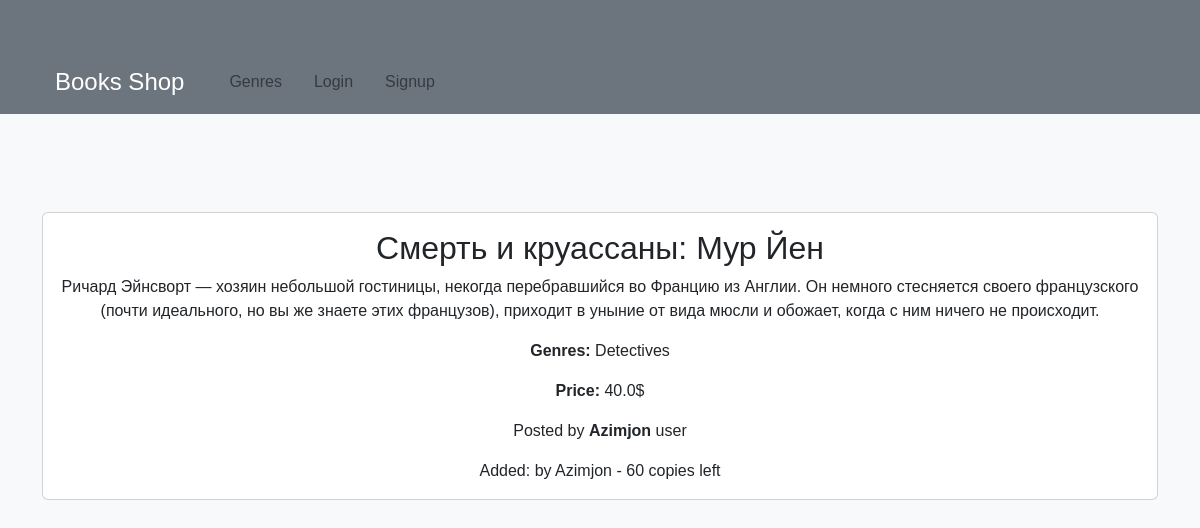
Screenshot of /products/2/ with the database file from the repository.
### products/models.py (models this page shows, shortened)
class Products(models.Model):
    user = models.ForeignKey(User, on_delete=models.CASCADE)
    name = models.CharField(max_length=255)
    author = models.CharField(max_length=255, blank=True, null=True)
    description = models.TextField()
    price = models.FloatField()
    categories = models.ForeignKey(Categories, on_delete=models.CASCADE, related_name='books')
    stock = models.IntegerField()
    data_created = models.DateTimeField(auto_now_add=True)
    class Meta:
        verbose_name_plural = "Books"
        verbose_name = "Book"

class Categories(models.Model):
    name = models.CharField(max_length=255)
    def __str__(self):
        return self.name
    class Meta:
        verbose_name_plural = "Genres"
        verbose_name = "Genre"
        ordering = ['name']

### products/views.py (the view)
# urls.py: path('products/<int:id_product>/', products_detail, name='products_detail'),
def products_detail(request, id_product):
    product = Products.objects.get(id=id_product)
    return render(request, 'products/products_detail.html', {'product': product})

### products/templates/products/products_detail.html (shortened to what this page needs)
{% extends 'products/base.html' %}
{% block content %}
    <div class="container mt-5">
        <div class="card">
            <div class="card-body">
                <h2 class="card-title">{{ product.name }}: {{ product.author }}</h2>
                <p class="card-text">{{ product.description }}</p>
                <p class="card-text"><strong>Genres:</strong> {{ product.categories }}</p>
                <p class="card-text"><strong>Price:</strong> {{ product.price }}$</p>
                <p class="card-text">Posted by <strong>{{ product.user }}</strong> user</p>
                <p class="card-text">Added: {{ product.date_created|date:"d.m.Y H:i" }} by {{ product.user }} - {{ product.stock }} copies left</p>
            </div>
        </div><br><br><br>
    </div>
{% endblock %}

### products/templates/products/base.html (style rules this page uses)
body { background-color: #f8f9fa; font-family: 'Poppins', sans-serif; }
.container { margin-top: 50px; text-align: center; }

### rows the page displays
Products: name "Смерть и круассаны", author "Мур Йен", description "Ричард Эйнсворт — хозяин небольшой гостиницы, некогда перебравшийся во Францию из Англии. Он немного стесняется своего французского (почти идеального, но вы же знаете этих французов), приходит в уныние от вида мюсли и обожает, когда с ним ничего не происходит.", categories "Detectives", price "40.0", user "Azimjon", stock "60"
